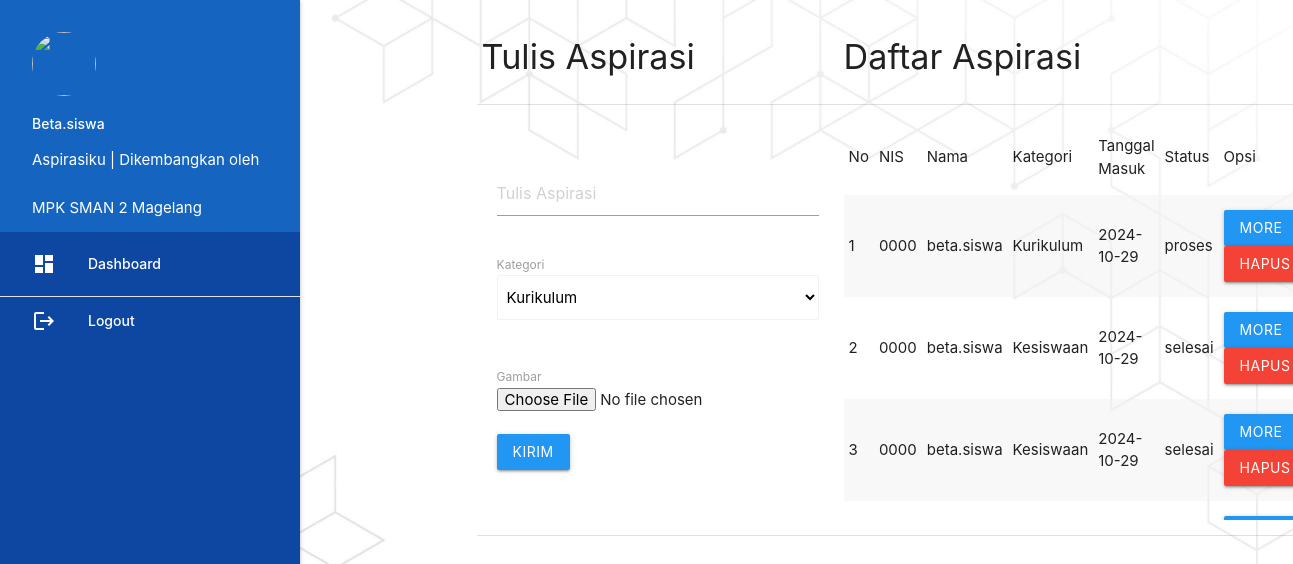
Screenshot of /siswa/ (signed in) with the database file from the repository.
### tables this page shows
CREATE TABLE `aspirasi` (
  `id_aspirasi` int(5) NOT NULL,
  `tgl_aspirasi` varchar(20) NOT NULL,
  `nis` varchar(16) NOT NULL,
  `kategori` varchar(255) NOT NULL,
  `isi_laporan` text NOT NULL,
  `foto` varchar(255) NOT NULL,
  `status` enum('proses','selesai') NOT NULL
);

CREATE TABLE `siswa` (
  `nis` varchar(16) NOT NULL,
  `nama` varchar(35) NOT NULL,
  `username` varchar(25) NOT NULL,
  `password` varchar(255) NOT NULL,
  `telp` varchar(50) NOT NULL
);

### siswa/dashboard.php (the view, shortened to what this page needs)
<!DOCTYPE html>
<html>
<head>
    <link href="https://cdnjs.cloudflare.com/ajax/libs/materialize/1.0.0/css/materialize.min.css" rel="stylesheet">
</head>
<body>
<div class="container">
    <table class="responsive-table" border="2" style="width: 100%;">
        <tr>
            <td><h4 class="gray-text hide-on-med-and-down">Tulis Aspirasi</h4></td>
            <td><h4 class="gray-text hide-on-med-and-down">Daftar Aspirasi</h4></td>
        </tr>
        <tr>
            <td style="padding: 20px;">
                <form method="POST" enctype="multipart/form-data">
                    <textarea class="materialize-textarea" name="laporan" placeholder="Tulis Aspirasi"></textarea><br><br>
                    <label>Kategori</label>
                    <select name="kategori" class="browser-default">
                        <option value="Kurikulum">Kurikulum</option>
                    </select><br><br>
                    <label>Gambar</label>
                    <input type="file" name="foto"><br><br>
                    <input type="submit" name="kirim" value="Kirim" class="btn blue">
                </form>
            </td>
            <td>
                <div class="responsive-table-wrapper">
                <table border="3" class="responsive-table striped highlight">
                    <thead>
                        <tr>
                            <td>No</td>
                            <td>NIS</td>
                            <td>Nama</td>
                            <td>Kategori</td>
                            <td>Tanggal Masuk</td>
                            <td>Status</td>
                            <td>Opsi</td>
                        </tr>
                    </thead>
                    <tbody>
                        <?php
                        $no = 1;
                        $query = "
                            SELECT
                                a.id_aspirasi,
                                a.tgl_aspirasi,
                                a.nis,
                                a.kategori,
                                a.isi_laporan,
                                a.foto,
                                a.status,
                                s.nama,
                                s.username,
                                s.password,
                                s.telp,
                                t.id_tanggapan,
                                t.tgl_tanggapan,
                                t.tanggapan,
                                t.id_petugas
                            FROM
                                aspirasi a
                            INNER JOIN
                                siswa s ON a.nis = s.nis
                            LEFT JOIN
                                tanggapan t ON a.id_aspirasi = t.id_aspirasi
                            WHERE a.nis = '" . $_SESSION['data']['nis'] . "'
                                AND (a.status = 'selesai' OR t.id_aspirasi IS NULL)
                            ORDER BY
                                a.id_aspirasi DESC
                        ";
                        $aspirasi = mysqli_query($koneksi, $query);
                        while ($r = mysqli_fetch_assoc($aspirasi)) {
                        ?>
                        <tr>
                            <td><?php echo $no++; ?></td>
                            <td><?php echo $r['nis']; ?></td>
                            <td><?php echo $r['nama']; ?></td>
                            <td><?php echo $r['kategori']; ?></td>
                            <td><?php echo $r['tgl_aspirasi']; ?></td>
                            <td><?php echo $r['status']; ?></td>
                            <td>
                                <a class="btn modal-trigger blue" href="#tanggapan<?php echo $r['id_aspirasi']; ?>">More</a>
                                <a class="btn red" onclick="return confirm('Anda Yakin Ingin Menghapus Y/N')"
                                   href="index.php?p=aspirasi_hapus&id_aspirasi=<?php echo $r['id_aspirasi']; ?>">Hapus</a>
                            </td>
                        </tr>
                        <?php } ?>
                    </tbody>
                </table>
                </div>
            </td>
        </tr>
    </table>
</div>
</body>
</html>

### siswa/dashboard.php (style rules this page uses)
.responsive-table-wrapper { max-height: 400px; overflow-y: auto; }

### rows the page displays
aspirasi: nis "0000", siswa.nama "beta.siswa", kategori "Kurikulum", tgl_aspirasi "2024-10-29", status "proses"
aspirasi: nis "0000", siswa.nama "beta.siswa", kategori "Kesiswaan", tgl_aspirasi "2024-10-29", status "selesai"

### other values shown
$_SESSION['data']['nama'] "Beta.siswa"
